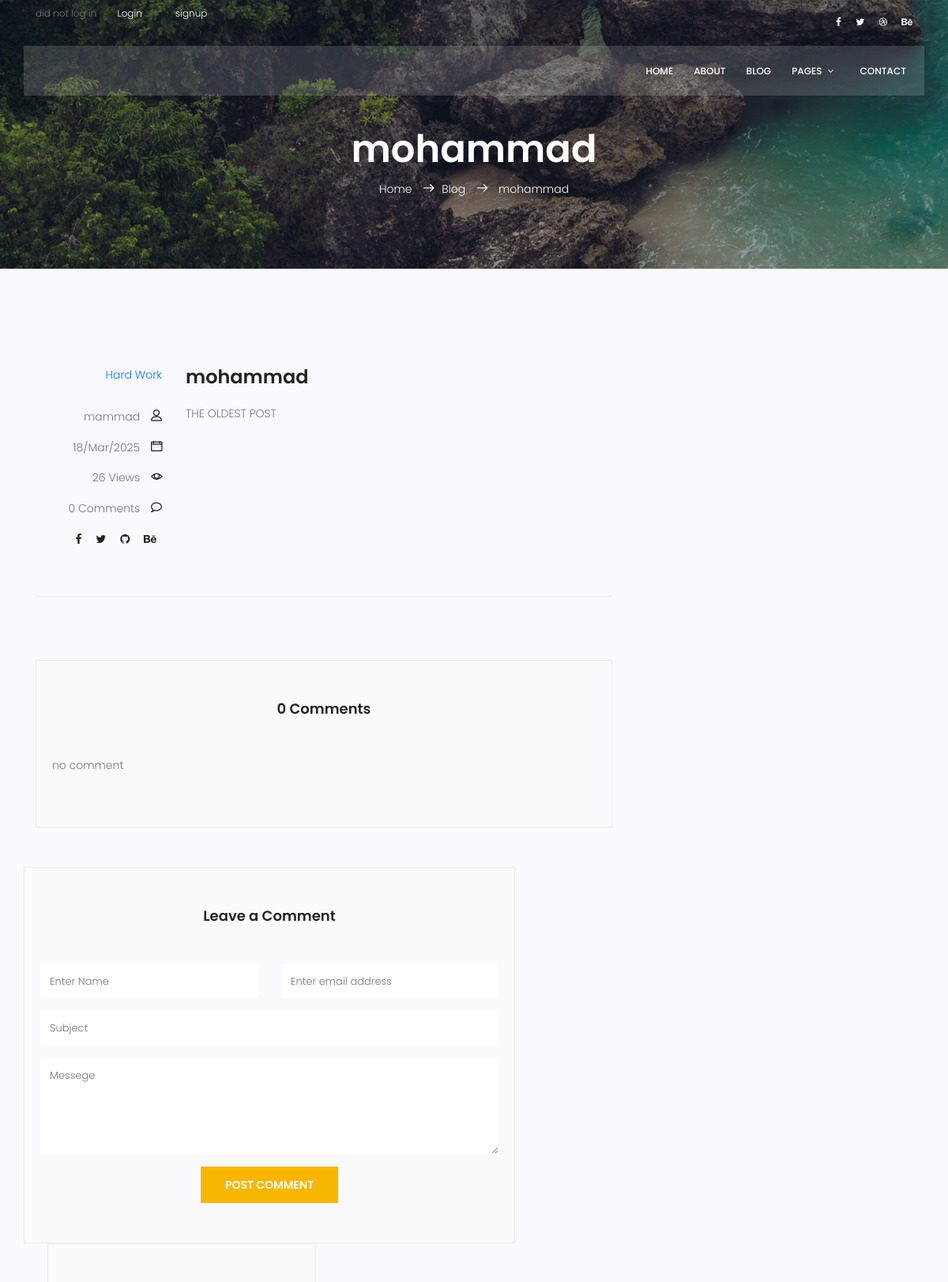
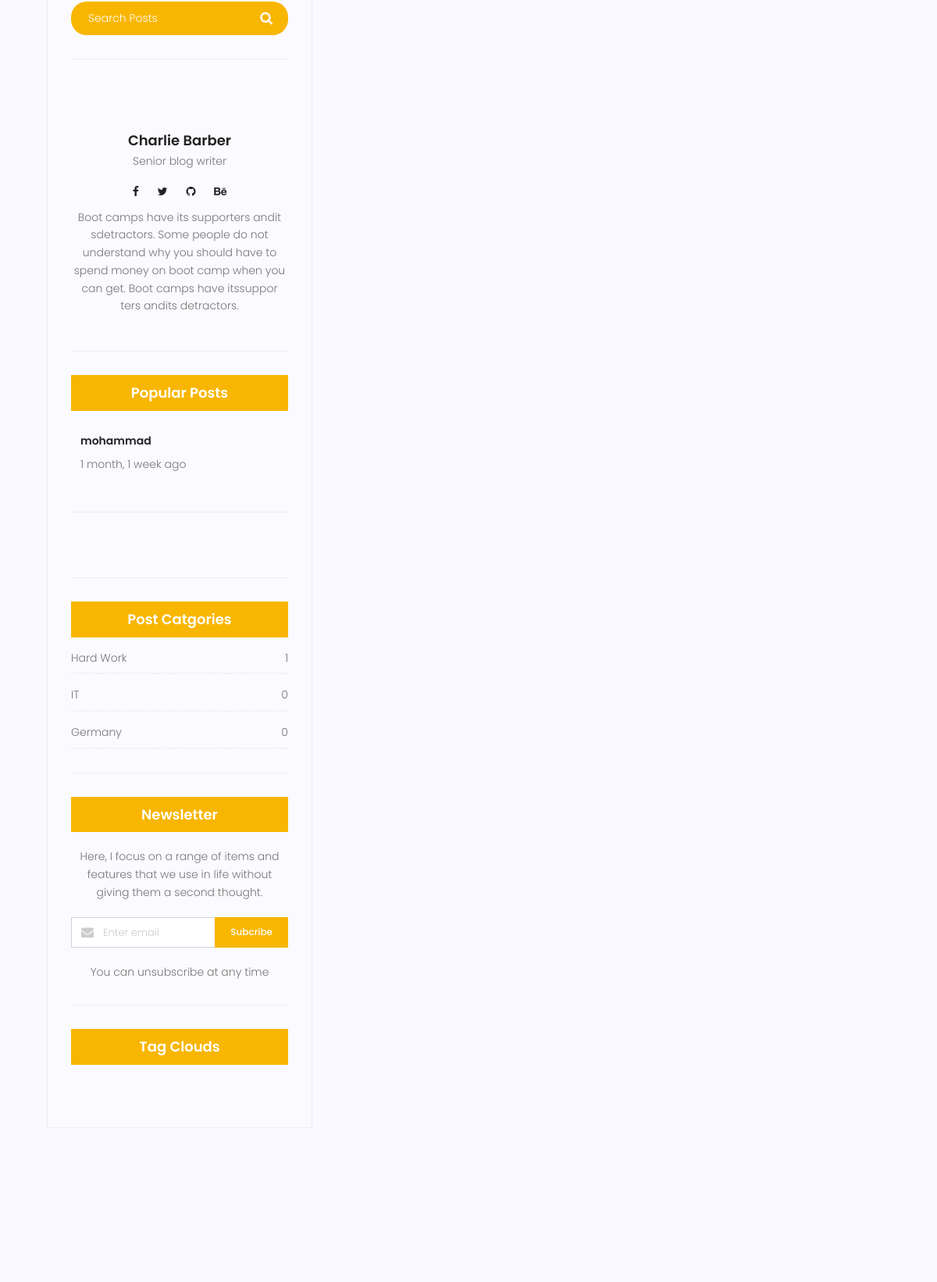
Page /blog/post-2 (upper part) on the committed database (2 pictures, top to bottom).
### blog/models.py (models this page shows, shortened)
class Post(models.Model):
    image = models.ImageField(upload_to='blog/' ,default='blog/default.jpg')
    author = models.ForeignKey(User, on_delete=models.SET_NULL, null=True)
    title = models.CharField(max_length=255)
    content = models.TextField()
    tags = TaggableManager()
    category = models.ManyToManyField(Category)
    counted_views = models.IntegerField(default=0)
    status = models.BooleanField(default=False)
    login_require = models.BooleanField(default=False)
    published_date = models.DateTimeField(null=True)
    created_date = models.DateTimeField(auto_now_add=True)
    updated_date = models.DateTimeField(auto_now=True)
    class Meta:
        ordering = ['-created_date']

class Category(models.Model):
    name = models.CharField(max_length=255)
    def __str__(self):
        return self.name

### blog/views.py (the view)
# urls.py: path('post-<int:pid>', blog_single, name='single'),
def blog_single(request, pid):
    posts = Post.objects.filter(status=1,  published_date__lte=timezone.now())
    post = get_object_or_404(posts, id=pid)
    def counting(post):
        post.counted_views += 1
        post.save(update_fields=['counted_views'])
    counting(post)
    next_post = Post.objects.filter(
        published_date__gt=post.published_date, status=1, published_date__lte = timezone.now()
    ).order_by('published_date').first()
    previous_post = Post.objects.filter(
        published_date__lt=post.published_date, status=1
    ).order_by('-published_date').first()
    comments = Comment.objects.filter(post = post.id,approved=True).order_by('-created_date')
    if request.method == 'POST':
        form = CommentForm(request.POST)
        if form.is_valid():
            form.save()
            messages.add_message(request, messages.SUCCESS, 'your message sent successfully')
        else:
            messages.add_message(request, messages.ERROR, 'something went wrong')
    else:
        form = CommentForm()
    if post.login_require == False:
        comments = Comment.objects.filter(post = post.id,approved=True)
        form = CommentForm()
        context = {'post':post, 'previous_post':previous_post, 'next_post':next_post, 'comments':comments, 'form':form}
        return render(request, 'blog/blog-single.html', context)
    else:
        return HttpResponseRedirect(reverse('accounts:login'))

### blog/forms.py
class CommentForm(forms.ModelForm):
    class Meta:
        model = Comment
        fields = ['post','name', 'email', 'subject', 'message']

### blog/templatetags/blog_tags.py (called while the page is built)
@register.inclusion_tag('blog/latest-posts.html')
def latest_posts():
    posts = Post.objects.filter(status=1).order_by('-published_date')[:3]
    return {'posts':posts}

@register.inclusion_tag('blog/blog-category.html')
def categories():
    posts = Post.objects.filter(status=1)
    categories = Category.objects.all()
    cat_dict = {}
    for name in categories:
        cat_dict[name]=posts.filter(category=name).count()
    return {'categories':cat_dict}

### templates/blog/blog-single.html (shortened to what this page needs)
{% extends 'base.html' %}
{% load static %}
{% load blog_tags %}
{%block content%}
			<section class="relative about-banner">
				<div class="overlay overlay-bg"></div>
				<div class="container">
					<div class="row d-flex align-items-center justify-content-center">
						<div class="about-content col-lg-12">
							<h1 class="text-white">
								{{post.title}}
							</h1>
							<p class="text-white link-nav"><a href="{% url 'website:home' %}">Home </a>  <span class="lnr lnr-arrow-right"></span><a href="{% url 'blog:blog' %}">Blog </a> <span class="lnr lnr-arrow-right"></span> <a href="blog-single.html"> {{post.title}} </a></p>
						</div>
					</div>
				</div>
			</section>
			<section class="post-content-area single-post-area">
				<div class="container">
					<div class="row">
						<div class="col-lg-8 posts-list">
							<div class="single-post row">
								<div class="col-lg-12">
									<div class="feature-img">
									</div>
								</div>
								<div class="col-lg-3  col-md-3 meta-details">
									<ul class="tags">
										{% for category in post.category.all %}
											<a href="{% url 'blog:category' category.name %}">{{ category.name }}</a>{% if not forloop.last %},{% endif %}
										{% endfor %}
									</ul>
									<div class="user-details row">
										<p class="user-name col-lg-12 col-md-12 col-6"><a href="#">{{post.author}}</a> <span class="lnr lnr-user"></span></p>
										<p class="date col-lg-12 col-md-12 col-6"><a href="#">{{post.published_date|date:"d/M/Y"}}</a> <span class="lnr lnr-calendar-full"></span></p>
										<p class="view col-lg-12 col-md-12 col-6"><a href="#">{{post.counted_views}} Views</a> <span class="lnr lnr-eye"></span></p>
										<p class="comments col-lg-12 col-md-12 col-6"><a href="#">{{comments|length}} Comments</a> <span class="lnr lnr-bubble"></span></p>
										<ul class="social-links col-lg-12 col-md-12 col-6">
											<li><a href="#"><i class="fa fa-facebook"></i></a></li>
											<li><a href="#"><i class="fa fa-twitter"></i></a></li>
											<li><a href="#"><i class="fa fa-github"></i></a></li>
											<li><a href="#"><i class="fa fa-behance"></i></a></li>
										</ul>
									</div>
								</div>
								<div class="col-lg-9 col-md-9">
									<h3 class="mt-20 mb-20">{{post.title}}</h3>
									<p class="excert">
										{{post.content|safe}}
									</p>
								</div>
							</div>
							<div class="navigation-area">
							</div>
							<div class="comments-area">
								<h4>{{comments|length}} Comments</h4>
								{% for comment in comments %}
								<div class="comment-list">
                                    <div class="single-comment justify-content-between d-flex">
                                        <div class="user justify-content-between d-flex">
                                            <div class="thumb">
                                                <img src="{% static 'img/blog/c1.jpg'%}" alt="">
                                            </div>
                                            <div class="desc">
                                                <h5><a href="#">{{comment.name}}</a></h5>
                                                <p class="date">{{comment.created_date|date:"d/M/Y"}}</p>
                                                <p class="comment">
                                                    {{comment.message}}
                                                </p>
                                            </div>
                                        </div>
                                    </div>
									{% empty %}
                                	<p>no comment</p>
								{% endfor %}
							</div>
							</div>
							<div class="comment-form">
								<h4>Leave a Comment</h4>
								<form method="post" action="{% url 'blog:single' post.id %}">
									{% if request.user.is_authenticated %}
									<input type="hidden" name="name" value={{request.user.username}}>
									<input type="hidden" name="email" value={{request.user.email}}>
									{% else %}
									<div class="form-group form-inline">
									  <div class="form-group col-lg-6 col-md-12 name">
									    <input type="text" class="form-control" name="name" id="name" placeholder="Enter Name" onfocus="this.placeholder = ''" onblur="this.placeholder = 'Enter Name'">
									  </div>
									  <div class="form-group col-lg-6 col-md-12 email">
									    <input type="email" class="form-control" name="email" id="email" placeholder="Enter email address" onfocus="this.placeholder = ''" onblur="this.placeholder = 'Enter email address'">
									  </div>
									</div>
									{% endif %}
									<div class="form-group">
										<input type="text" class="form-control" name="subject" id="subject" placeholder="Subject" onfocus="this.placeholder = ''" onblur="this.placeholder = 'Subject'">
									</div>
									<div class="form-group">
										<textarea class="form-control mb-10" name="message" rows="5" name="message" placeholder="Messege" onfocus="this.placeholder = ''" onblur="this.placeholder = 'Messege'" required=""></textarea>
									</div>
									<button type="submit" href="#" class="primary-btn text-uppercase">Post Comment</button>
								</form>
							</div>
						</div>
						<div class="col-lg-4 sidebar-widgets">
							<div class="widget-wrap">
								<div class="single-sidebar-widget search-widget">
									<form class="search-form" action="#">
			                            <input placeholder="Search Posts" name="search" type="text" onfocus="this.placeholder = ''" onblur="this.placeholder = 'Search Posts'" >
			                            <button type="submit"><i class="fa fa-search"></i></button>
			                        </form>
								</div>
								{% include 'blog/blog-writer.html' %}
								{% latest_posts %}
								{% include 'blog/blog-ads.html' %}
								{% categories %}
								<div class="single-sidebar-widget newsletter-widget">
									<h4 class="newsletter-title">Newsletter</h4>
									<p>
										Here, I focus on a range of items and features that we use in life without
										giving them a second thought.
									</p>
									<div class="form-group d-flex flex-row">
									   <div class="col-autos">
									      <div class="input-group">
									        <div class="input-group-prepend">
									          <div class="input-group-text"><i class="fa fa-envelope" aria-hidden="true"></i>
											</div>
									        </div>
									        <input type="text" class="form-control" id="inlineFormInputGroup" placeholder="Enter email" onfocus="this.placeholder = ''" onblur="this.placeholder = 'Enter email'" >
									      </div>
									    </div>
									    <a href="#" class="bbtns">Subcribe</a>
									</div>
									<p class="text-bottom">
										You can unsubscribe at any time
									</p>
								</div>
								{% include 'blog/blog-tags.html' %}
							</div>
						</div>
					</div>
			</section>
{% endblock %}

### templates/base.html (shortened to what this page needs)
{% load static%}
    <!DOCTYPE html>
	<html lang="zxx" class="no-js">
	<head>
			<link rel="stylesheet" href="{% static 'css/linearicons.css'%}">
			<link rel="stylesheet" href="{% static 'css/font-awesome.min.css'%}">
			<link rel="stylesheet" href="{% static 'css/bootstrap.css'%}">
			<link rel="stylesheet" href="{% static 'css/magnific-popup.css'%}">
			<link rel="stylesheet" href="{% static 'css/jquery-ui.css'%}">
			<link rel="stylesheet" href="{% static 'css/nice-select.css'%}">
			<link rel="stylesheet" href="{% static 'css/animate.min.css'%}">
			<link rel="stylesheet" href="{% static 'css/owl.carousel.css'%}">
			<link rel="stylesheet" href="{% static 'css/main.css'%}">
		</head>
		<body>
			<header id="header">
				<div class="header-top">
					<div class="container">
			  		<div class="row align-items-center">
			  			<div class="col-lg-6 col-sm-6 col-6 header-top-left">
			  				<ul>
								{% if request.user.is_authenticated %}
			  					<li><a>loggen in as {{request.user.username}}</a></li>
			  					<li><a href="{% url 'accounts:logout' %}">Logout</a></li>
								{% else %}
			  					<li><a>did not log in</a></li>
			  					<li><a href="{% url 'accounts:login' %}">Login</li>
			  					<li><a href="{% url 'accounts:signup' %}">signup</li>
								{% endif %}
			  				</ul>
			  			</div>
			  			<div class="col-lg-6 col-sm-6 col-6 header-top-right">
							<div class="header-social">
								<a href="#"><i class="fa fa-facebook"></i></a>
								<a href="#"><i class="fa fa-twitter"></i></a>
								<a href="#"><i class="fa fa-dribbble"></i></a>
								<a href="#"><i class="fa fa-behance"></i></a>
							</div>
			  			</div>
			  		</div>
					</div>
				</div>
				<div class="container main-menu">
					<div class="row align-items-center justify-content-between d-flex">
				      <div id="logo">
				      </div>
				      <nav id="nav-menu-container">
				        <ul class="nav-menu">
				          <li><a href="{%  url 'website:home' %}">Home</a></li>
				          <li><a href="{%  url 'website:about' %}">About</a></li>
				          <li class="menu-has-children"><a href="{%url 'blog:blog'%}">Blog</a>
				          </li>
				          <li class="menu-has-children"><a href="">Pages</a>
				          </li>
				          <li><a href="{%  url 'website:contact' %}">Contact</a></li>
				        </ul>
				      </nav>
					</div>
				</div>
			</header>
            {% block content %}
            {% endblock %}
		</body>
	</html>

### templates/blog/blog-writer.html (shortened to what this page needs)
{% load static %}
<div class="single-sidebar-widget user-info-widget">
    <a href="#"><h4>Charlie Barber</h4></a>
    <p>
        Senior blog writer
    </p>
    <ul class="social-links">
        <li><a href="#"><i class="fa fa-facebook"></i></a></li>
        <li><a href="#"><i class="fa fa-twitter"></i></a></li>
        <li><a href="#"><i class="fa fa-github"></i></a></li>
        <li><a href="#"><i class="fa fa-behance"></i></a></li>
    </ul>
    <p>
        Boot camps have its supporters andit sdetractors. Some people do not understand why you should have to spend money on boot camp when you can get. Boot camps have itssuppor ters andits detractors.
    </p>
</div>

### templates/blog/latest-posts.html (shortened to what this page needs)
{% load humanize %}
{% load static %}
<div class="single-sidebar-widget popular-post-widget">
    <h4 class="popular-title">Popular Posts</h4>
    <div class="popular-post-list">
        {% for post in posts %}
        <div class="single-post-list d-flex flex-row align-items-center">
            <div class="details">
                <a href="{% url 'blog:single' post.id%}"><h6>{{post.title}}</h6></a>
                <p>{{post.published_date|naturaltime}}</p>
            </div>
        </div>
        {% endfor %}
    </div>
</div>

### templates/blog/blog-ads.html (shortened to what this page needs)
{% load static %}
<div class="single-sidebar-widget ads-widget">
</div>

### templates/blog/blog-category.html
{% load static %}
<div class="single-sidebar-widget post-category-widget">
    <h4 class="category-title">Post Catgories</h4>
    <ul class="cat-list">
        {% for name,count in categories.items %}
        <li>
            <a href="{% url 'blog:category' name %}" class="d-flex justify-content-between">
                <p>{{name}}</p>
                <p>{{count}}</p>
            </a>
        </li>
        {% endfor %}
    </ul>
</div>

### templates/blog/blog-tags.html (shortened to what this page needs)
{% load static %}
<div class="single-sidebar-widget tag-cloud-widget">
    <h4 class="tagcloud-title">Tag Clouds</h4>
</div>

### rows in the picture
Post: title "mohammad", author "mammad", published_date "18/Mar/2025", counted_views "26", content "THE OLDEST POST", published_date "1 month, 1 week ago"
Category: name "Hard Work", id "1"
Category: name "IT", count "0"
Category: name "Germany", count "0"

### other values in the picture
{{ comments|length }} "0"
